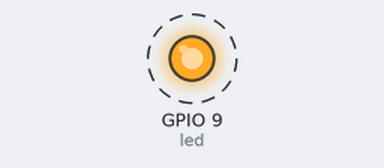
Recording of a program running on a simulated Raspberry Pi (BCM pin numbers). Parts: output pins drawn as LEDs (lit = HIGH). Dashed ring = blinking.

Above: at 0.5 s.
Timing chart, 0 to 4.6 s (numbered marks = the images above):
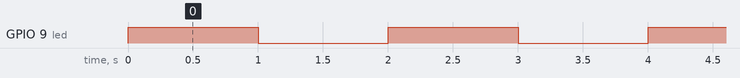

Measured:
- by itself, GPIO 9 (led): alternates HIGH for 1.0 s and LOW for 1.0 s

The program:

RemotePi.py
```python
from gpiozero import LED
from gpiozero.pins.pigpio import PiGPIOFactory
from time import sleep

factory = PiGPIOFactory(host='192.168.1.197')
led = LED(9, pin_factory=factory)

while True:
    led.on()
    sleep(1)
    led.off()
    sleep(1)
```
